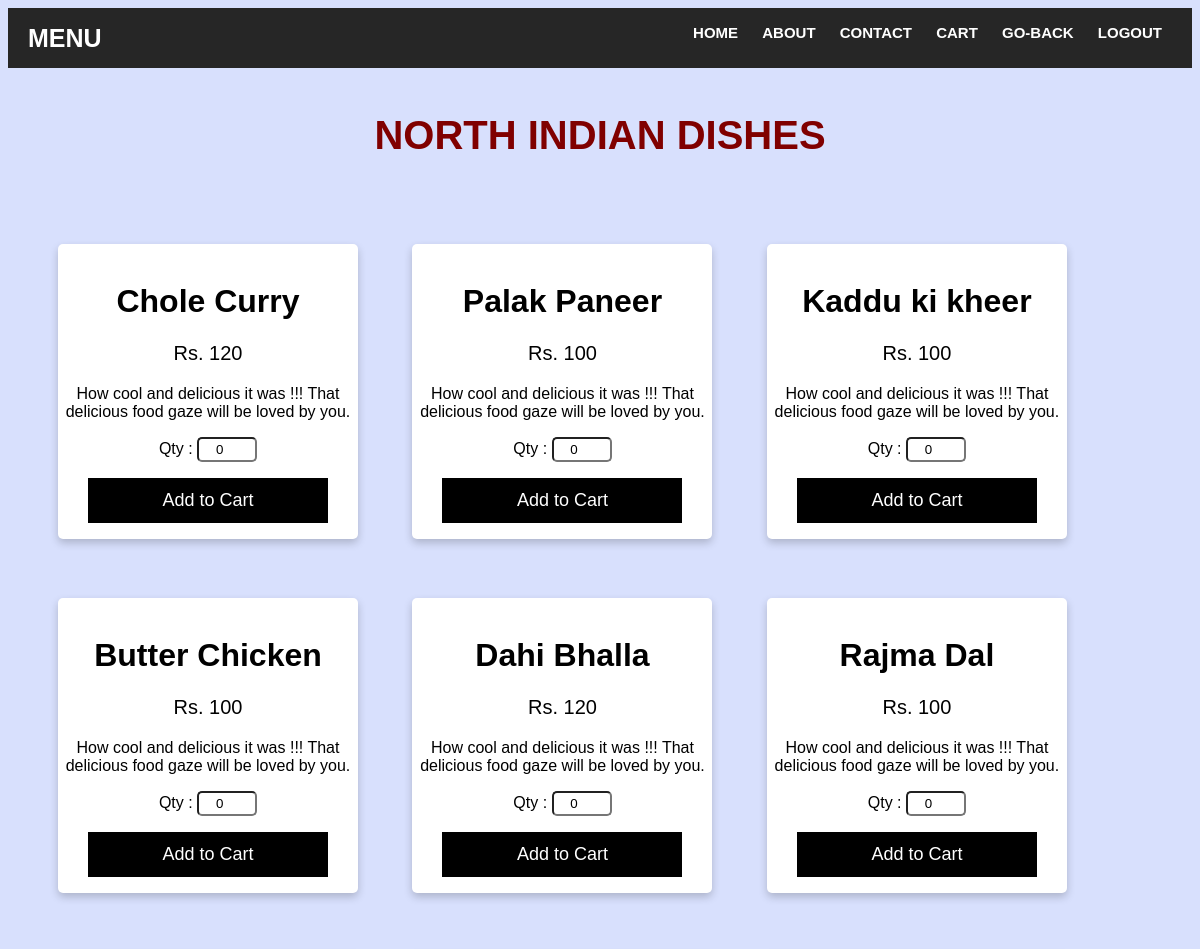
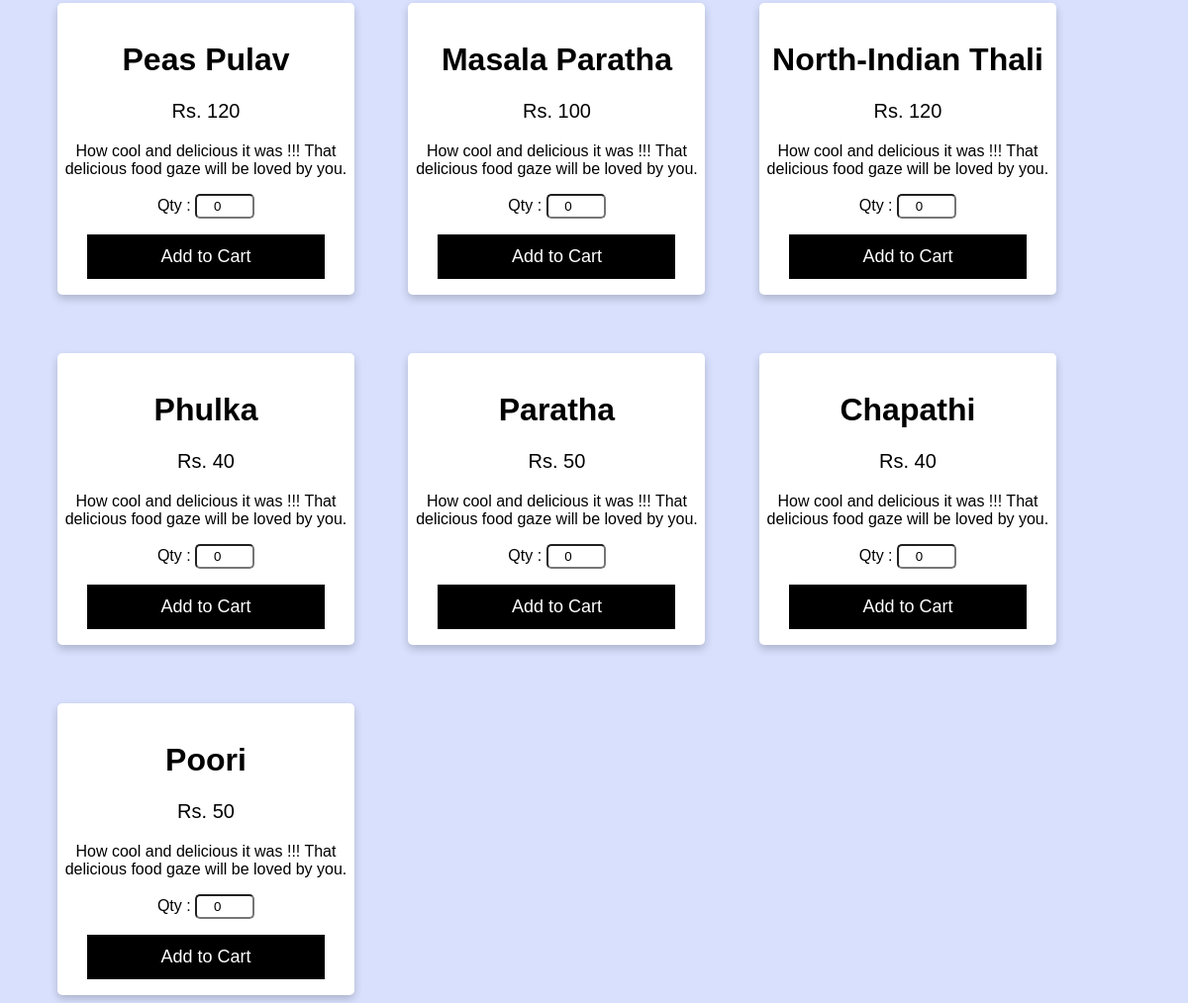
The page /ni/ on the database its author committed (2 pictures, top to bottom).
### DreamDine/models.py (models this page shows)
class item(models.Model):
    name = models.CharField(max_length=50)
    category=models.CharField(max_length=50)
    price = models.IntegerField()
    image= models.URLField(max_length=300)
    class Meta:
        db_table = "item"

### DreamDine/views.py (the view)
# urls.py: path('ni/',views.ni),
def ni(request,cartobj=None):
    print(cartobj)
    nitems = item.objects.filter(category="North Indian Specials")
    return render(request, 'north.html',{'nitems':nitems})

### DreamDine/Templates/north.html (shortened to what this page needs)
<!DOCTYPE html>
<html>
<head>
</head>
<body>
<header>
		<div class="logo">MENU</div>
		<nav>
			<ul>
				<li><a href="/index">Home</a></li>
				<li><a href="/about">About</a></li>
				<li><a href="/contact">Contact</a></li>
				<li><a href="/get_cart_items">cart</a></li>
				<li>
                <a href="/menu">Go-Back</a>
               </li>
				<li>
                <a href="/logout">Logout</a>
               </li>
			</ul>
		</nav>
</header>
<br>
<div class='heading'>
<h1 >NORTH INDIAN DISHES</h1>
</div>
{% for items in nitems %}
    <div class="card">
        <form method="POST" action="{% url 'cart_add' name=items.name  %}">
  <h1>{{ items.name }}</h1>
  <p class="price">Rs. {{ items.price }}</p>
  <p>How cool and delicious it was !!! That delicious food gaze will be loved by you.</p>
    Qty&nbsp;:&nbsp;<input type="number" name="qty" value="0">
    <p><button>Add to Cart</button></p>
</div>
{% endfor %}
</body>
</html>

### DreamDine/Templates/north.html (style rules this page uses)
* { box-sizing: border-box; }
body { font-family: Arial, Helvetica, sans-serif; }
input[type=number] { width: 20%; border-radius:5px; border-color: 5px black; height:25px; text-align:center; }
html { background-color:#d8e0fd; }
.card { display: inline-block; box-shadow: 0 4px 8px 0 rgba(0, 0, 0, 0.2); max-width: 300px; margin-top:5%; margin-left:50px; text-align: center; font-family: arial; background-color:white; border-radius:5px; }
.price { color: black; font-size: 20px; }
.card button { border: none; outline: 0; padding: 12px; color: white; background-color: #000; text-align: center; cursor: pointer; width: 80%; font-size: 18px; }
button { border: none; outline: 0; padding: 12px; color: white; background-color: #000; text-align: center; cursor: pointer; width: 10%; font-size: 18px; }
header { height: 60px; background: #262626; padding: 0 20px; line-height: 20px; font-size: 15px; }
.logo { width: 30%; float: left; color: #fff; font-weight: bold; text-transform: uppercase; line-height: 60px; font-size: 25px; font-family: sans-serif; }
nav { width: 68%; float: right; }
nav ul { list-style: none; float: right; }
nav ul li { display: inline-block; }
nav ul li a { text-decoration: none; color: #fff; font-family: sans-serif; font-weight: bold; margin: 0 10px; line-height: 4 0px; text-transform: uppercase; }
.heading { text-align:center; color:maroon ; font-size:20px; }

### rows shown on the page
item: name "Chole Curry", price "120"
item: name "Palak Paneer", price "100"
item: name "Kaddu ki kheer", price "100"
item: name "Butter Chicken", price "100"
item: name "Dahi Bhalla", price "120"
item: name "Rajma Dal", price "100"
item: name "Peas Pulav", price "120"
item: name "Masala Paratha", price "100"
item: name "North-Indian Thali", price "120"
item: name "Phulka", price "40"
item: name "Paratha", price "50"
item: name "Chapathi", price "40"
item: name "Poori", price "50"
